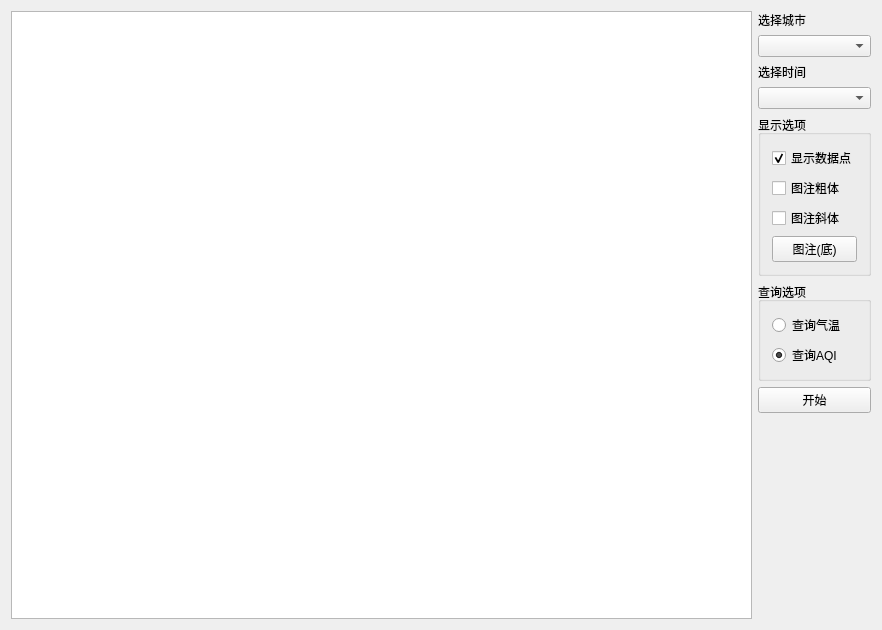
<?xml version="1.0" encoding="UTF-8"?>
<ui version="4.0">
 <class>mainWidget</class>
 <widget class="QWidget" name="mainWidget">
  <property name="geometry">
   <rect>
    <x>0</x>
    <y>0</y>
    <width>882</width>
    <height>630</height>
   </rect>
  </property>
  <property name="windowTitle">
   <string>实验三 网络数据获取与显示</string>
  </property>
  <layout class="QGridLayout" name="gridLayout_2">
   <item row="7" column="1">
    <spacer name="verticalSpacer">
     <property name="orientation">
      <enum>Qt::Vertical</enum>
     </property>
     <property name="sizeHint" stdset="0">
      <size>
       <width>20</width>
       <height>40</height>
      </size>
     </property>
    </spacer>
   </item>
   <item row="4" column="1">
    <widget class="QGroupBox" name="groupBox">
     <property name="title">
      <string>显示选项 </string>
     </property>
     <layout class="QVBoxLayout" name="verticalLayout_2">
      <item>
       <widget class="QCheckBox" name="cbShowPoint">
        <property name="text">
         <string>显示数据点</string>
        </property>
        <property name="checked">
         <bool>true</bool>
        </property>
       </widget>
      </item>
      <item>
       <widget class="QCheckBox" name="cbLegendBold">
        <property name="text">
         <string>图注粗体</string>
        </property>
       </widget>
      </item>
      <item>
       <widget class="QCheckBox" name="cbLegendItalic">
        <property name="text">
         <string>图注斜体</string>
        </property>
       </widget>
      </item>
      <item>
       <widget class="QPushButton" name="btnLegendAlign">
        <property name="text">
         <string>图注(底)</string>
        </property>
       </widget>
      </item>
     </layout>
    </widget>
   </item>
   <item row="5" column="1">
    <widget class="QGroupBox" name="groupBox_2">
     <property name="title">
      <string>查询选项</string>
     </property>
     <layout class="QGridLayout" name="gridLayout">
      <item row="1" column="0">
       <widget class="QRadioButton" name="btnAQI">
        <property name="acceptDrops">
         <bool>false</bool>
        </property>
        <property name="text">
         <string>查询AQI</string>
        </property>
        <property name="checked">
         <bool>true</bool>
        </property>
       </widget>
      </item>
      <item row="0" column="0">
       <widget class="QRadioButton" name="btnWeather">
        <property name="text">
         <string>查询气温</string>
        </property>
       </widget>
      </item>
     </layout>
    </widget>
   </item>
   <item row="0" column="0" rowspan="8">
    <widget class="QtCharts::QChartView" name="chartview"/>
   </item>
   <item row="2" column="1">
    <widget class="QLabel" name="date">
     <property name="text">
      <string>选择时间</string>
     </property>
    </widget>
   </item>
   <item row="6" column="1">
    <widget class="QPushButton" name="btnStart">
     <property name="sizePolicy">
      <sizepolicy hsizetype="Preferred" vsizetype="Fixed">
       <horstretch>0</horstretch>
       <verstretch>0</verstretch>
      </sizepolicy>
     </property>
     <property name="text">
      <string>开始</string>
     </property>
    </widget>
   </item>
   <item row="0" column="1">
    <widget class="QLabel" name="city">
     <property name="text">
      <string>选择城市</string>
     </property>
    </widget>
   </item>
   <item row="1" column="1">
    <widget class="QComboBox" name="comboCity"/>
   </item>
   <item row="3" column="1">
    <widget class="QComboBox" name="comboMonth"/>
   </item>
  </layout>
 </widget>
 <layoutdefault spacing="6" margin="11"/>
 <customwidgets>
  <customwidget>
   <class>QtCharts::QChartView</class>
   <extends>QGraphicsView</extends>
   <header location="global">QtCharts/QChartView&gt;
#include &lt;QtCharts/chartsnamespace.h</header>
  </customwidget>
 </customwidgets>
 <resources/>
 <connections/>
</ui>
